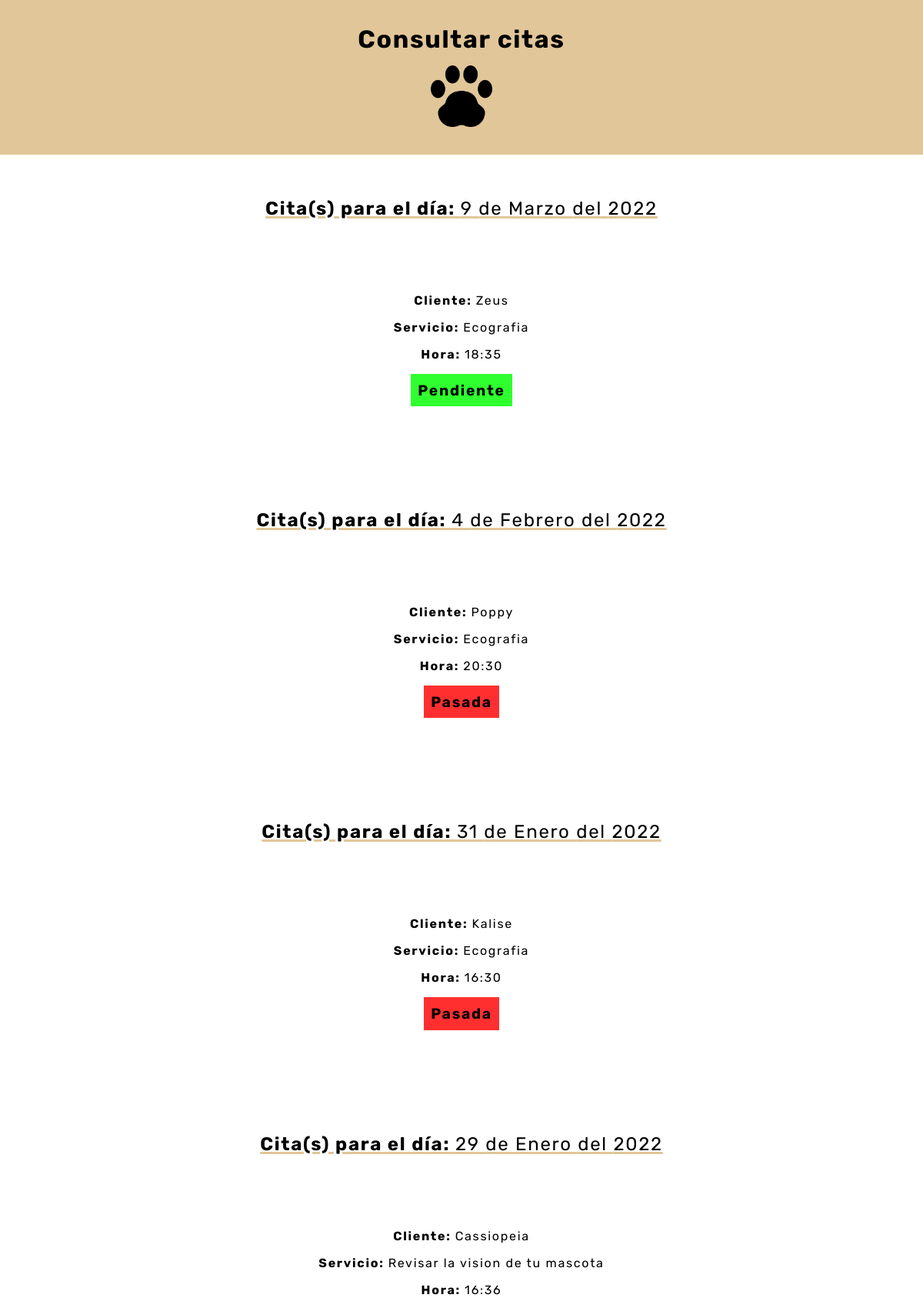
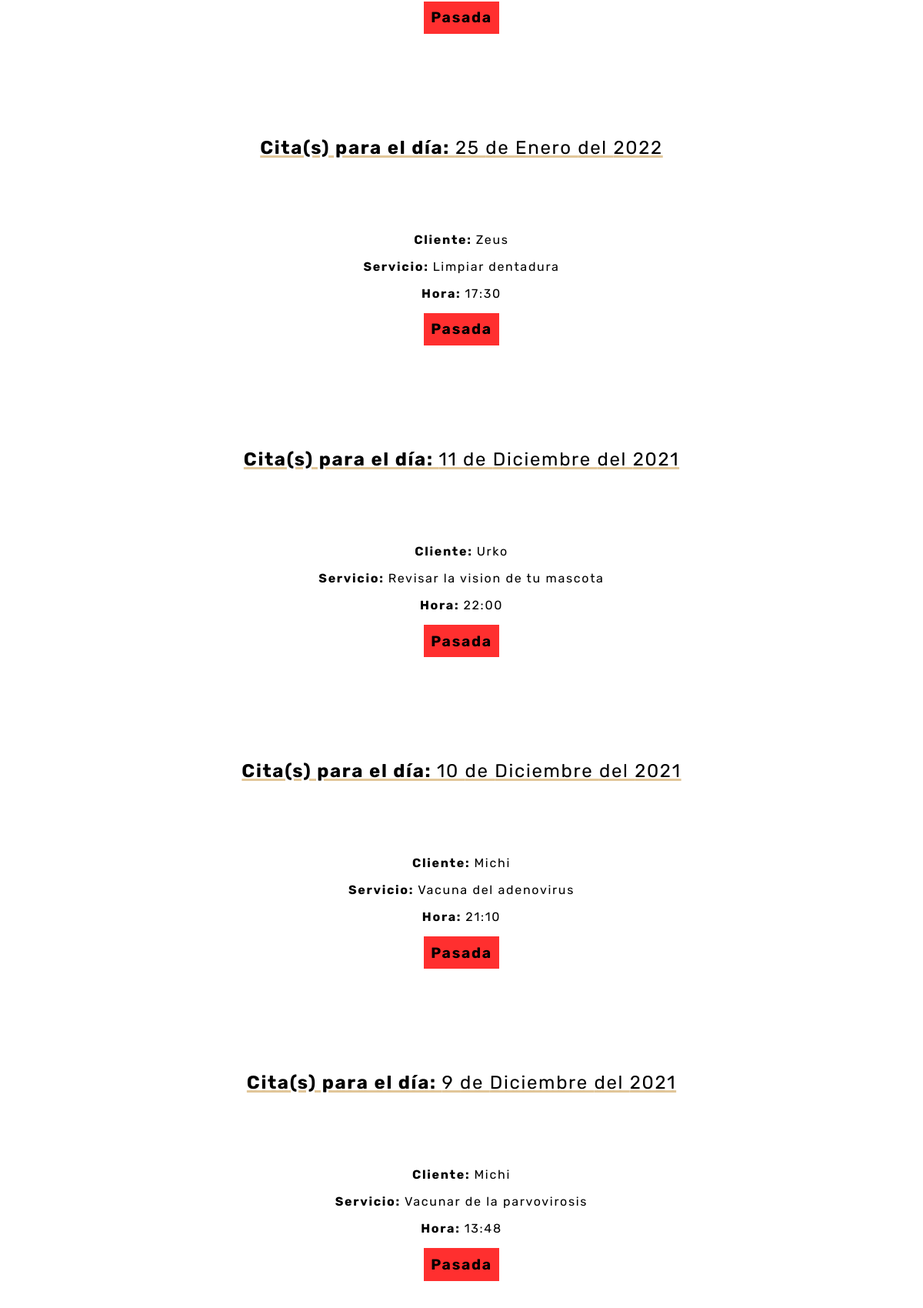
The page /php/paginas/consultar_citas.php (signed in, upper part) on the database its author committed (2 pictures, top to bottom).
### tables this page shows
CREATE TABLE `citas` (
  `codigo_mascota` int(11) NOT NULL,
  `codigo_servicio` int(11) NOT NULL,
  `fecha_cita` date NOT NULL,
  `hora_cita` time NOT NULL
);

CREATE TABLE `cliente` (
  `id` int(11) NOT NULL,
  `tipo_animal` varchar(30) NOT NULL,
  `nombre_animal` varchar(20) NOT NULL,
  `edad` int(2) UNSIGNED NOT NULL,
  `nombre_dueño` varchar(20) NOT NULL,
  `contraseña` varchar(20) NOT NULL,
  `telefono` varchar(9) NOT NULL,
  `foto` varchar(20) NOT NULL
);

CREATE TABLE `servicio` (
  `codigo` int(11) NOT NULL,
  `descripcion` varchar(35) NOT NULL,
  `duracion` int(3) UNSIGNED NOT NULL,
  `precio` double(5,2) UNSIGNED NOT NULL
);

### php/paginas/consultar_citas.php (the view, shortened to what this page needs)
<!DOCTYPE html>
<html lang="es">
<head>
    <link rel="stylesheet" href="../../css/styles.css">
</head>
<body>
    <header>
        <?php
            require_once("../funciones.php");
            echo mostrarCabecera("Consultar citas","citas.php","../../img/huella.png");
        ?>
    </header>
    <main>
        <div id="contenedor">
            <div id="contenedor_borrar_cita">
                <?php
                    $conex = conectarServidor();
                    $consulta_mostrar_citas = $conex->query("select *
                                                             from citas
                                                             group by fecha_cita
                                                             order by fecha_cita desc");
                    while($fila = $consulta_mostrar_citas->fetch_array(MYSQLI_ASSOC)){
                        $sacar_fechas_mismo_dia = $conex->query("select *
                                                                 from citas
                                                                 where fecha_cita='$fila[fecha_cita]'");
                        $fecha_legible = explode("-",$fila["fecha_cita"]);
                        $dia = ltrim($fecha_legible[2],"0");
                        $mes = mostrarMes($fecha_legible[1]);
                        echo "<div class='f_citas'>
                                <p><b>Cita(s) para el día: </b>$dia de $mes del $fecha_legible[0]<p>
                              </div>";
                        while($info = $sacar_fechas_mismo_dia->fetch_array(MYSQLI_ASSOC)){
                            $ver_cliente = $conex->query("select nombre_animal
                                                          from cliente
                                                          where id='$info[codigo_mascota]'");
                            $ver_servicio = $conex->query("select descripcion
                                                           from servicio
                                                           where codigo='$info[codigo_servicio]'");
                            $resultado_ver_cliente = $ver_cliente->fetch_array(MYSQLI_NUM);
                            $resultado_ver_servicio = $ver_servicio->fetch_array(MYSQLI_NUM);
                            $hora = substr($info["hora_cita"],0,-3);
                            $fecha_cita = $info["fecha_cita"];
                            $time = time();
                            $dia_actual = date("d",$time);
                            $mes_actual = date("m",$time);
                            $año_actual = date("Y",$time);
                            $fecha_actual = $año_actual . "-" . $mes_actual . "-" . $dia_actual;
                            if($fecha_cita==$fecha_actual || $fecha_cita<$fecha_actual){
                                $boton_cancelar = "<button class='boton_cancel_f' disabled>Pasada</button>";
                            }else{
                                $boton_cancelar = "<button class='boton_cancel_t' disabled>Pendiente</button>";
                            }
                            echo "<div>
                                <div><b>Cliente: </b>$resultado_ver_cliente[0]</div>
                                <div><b>Servicio: </b>$resultado_ver_servicio[0]</div>
                                <div><b>Hora: </b>$hora</div>
                                <div>$boton_cancelar</div>
                              </div>
                              <br><br>";
                        }
                    }
                ?>
            </div>
        </div>
    </main>
</body>
</html>

### css/styles.css (style rules this page uses)
* { font-family: 'Rubik', sans-serif; letter-spacing: 1.7px; }
body { margin: 0; }
#contenedor { margin: 0; max-width: 100%; align-items: center; justify-content: center; display: block; }
header { position: sticky; top: 0px; z-index: 1000000; }
#contenedor_borrar_cita { text-align: center; }
#contenedor_borrar_cita>div { padding: 2em; }
#contenedor_borrar_cita>div>div { padding: 0.5em; }
.f_citas>p { text-decoration: 3px underline #e1c699; font-size: 1.5em; }
.boton_cancel_t { background-color: rgb(47, 255, 47); padding: 0.5em; font-size: 1.2em; font-weight: bold; border: none; color: black; }
.boton_cancel_f { background-color: rgb(255, 47, 47); padding: 0.5em; font-size: 1.2em; color: black; font-weight: bold; border: none; }

### rows shown on the page
citas: codigo_mascota.nombre_animal "Zeus", codigo_servicio.descripcion "Ecografia", hora_cita "18:35", fecha_cita "Pendiente"
citas: codigo_mascota.nombre_animal "Poppy", codigo_servicio.descripcion "Ecografia", hora_cita "20:30", fecha_cita "Pasada"
citas: codigo_mascota.nombre_animal "Kalise", codigo_servicio.descripcion "Ecografia", hora_cita "16:30", fecha_cita "Pasada"
citas: codigo_mascota.nombre_animal "Cassiopeia", codigo_servicio.descripcion "Revisar la vision de tu mascota", hora_cita "16:36", fecha_cita "Pasada"
citas: codigo_mascota.nombre_animal "Zeus", codigo_servicio.descripcion "Limpiar dentadura", hora_cita "17:30", fecha_cita "Pasada"
citas: codigo_mascota.nombre_animal "Urko", codigo_servicio.descripcion "Revisar la vision de tu mascota", hora_cita "22:00", fecha_cita "Pasada"
citas: codigo_mascota.nombre_animal "Michi", codigo_servicio.descripcion "Vacuna del adenovirus", hora_cita "21:10", fecha_cita "Pasada"
citas: codigo_mascota.nombre_animal "Michi", codigo_servicio.descripcion "Vacunar de la parvovirosis", hora_cita "13:48", fecha_cita "Pasada"

### other values the page prints
$nombre_pagina "Consultar citas"
$dia "9"
$mes "Marzo"
$fecha_legible[0] "2022"
$dia "4"
$mes "Febrero"
$dia "31"
$mes "Enero"
$dia "29"
$dia "25"
$dia "11"
$mes "Diciembre"
$fecha_legible[0] "2021"
$dia "10"
